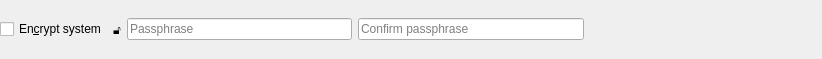
<?xml version="1.0" encoding="UTF-8"?>
<ui version="4.0">
 <author>
SPDX-FileCopyrightText: 2016 Teo Mrnjavac &lt;teo@kde.org&gt;
SPDX-License-Identifier: GPL-3.0-or-later
 </author>
 <class>EncryptWidget</class>
 <widget class="QWidget" name="EncryptWidget">
  <property name="geometry">
   <rect>
    <x>0</x>
    <y>0</y>
    <width>822</width>
    <height>59</height>
   </rect>
  </property>
  <property name="windowTitle">
   <string>Form</string>
  </property>
  <layout class="QHBoxLayout" name="horizontalLayout">
   <property name="leftMargin">
    <number>0</number>
   </property>
   <property name="topMargin">
    <number>0</number>
   </property>
   <property name="rightMargin">
    <number>0</number>
   </property>
   <property name="bottomMargin">
    <number>0</number>
   </property>
   <item>
    <widget class="QCheckBox" name="m_encryptCheckBox">
     <property name="text">
      <string>En&amp;crypt system</string>
     </property>
    </widget>
   </item>
   <item>
    <widget class="QLabel" name="m_encryptionUnsupportedLabel">
     <property name="toolTip">
      <string>Your system does not seem to support encryption well enough to encrypt the entire system. You may enable encryption, but performance may suffer.</string>
     </property>
     <property name="text">
      <string notr="true">🔓</string>
     </property>
     <property name="alignment">
      <set>Qt::AlignCenter</set>
     </property>
    </widget>
   </item>
   <item>
    <widget class="QLineEdit" name="m_passphraseLineEdit">
     <property name="echoMode">
      <enum>QLineEdit::Password</enum>
     </property>
     <property name="placeholderText">
      <string>Passphrase</string>
     </property>
    </widget>
   </item>
   <item>
    <widget class="QLineEdit" name="m_confirmLineEdit">
     <property name="echoMode">
      <enum>QLineEdit::Password</enum>
     </property>
     <property name="placeholderText">
      <string>Confirm passphrase</string>
     </property>
    </widget>
   </item>
   <item>
    <spacer name="horizontalSpacer">
     <property name="orientation">
      <enum>Qt::Horizontal</enum>
     </property>
     <property name="sizeHint" stdset="0">
      <size>
       <width>40</width>
       <height>20</height>
      </size>
     </property>
    </spacer>
   </item>
   <item>
    <widget class="QLabel" name="m_iconLabel">
     <property name="text">
      <string/>
     </property>
     <property name="alignment">
      <set>Qt::AlignCenter</set>
     </property>
    </widget>
   </item>
  </layout>
 </widget>
 <resources/>
 <connections/>
</ui>
